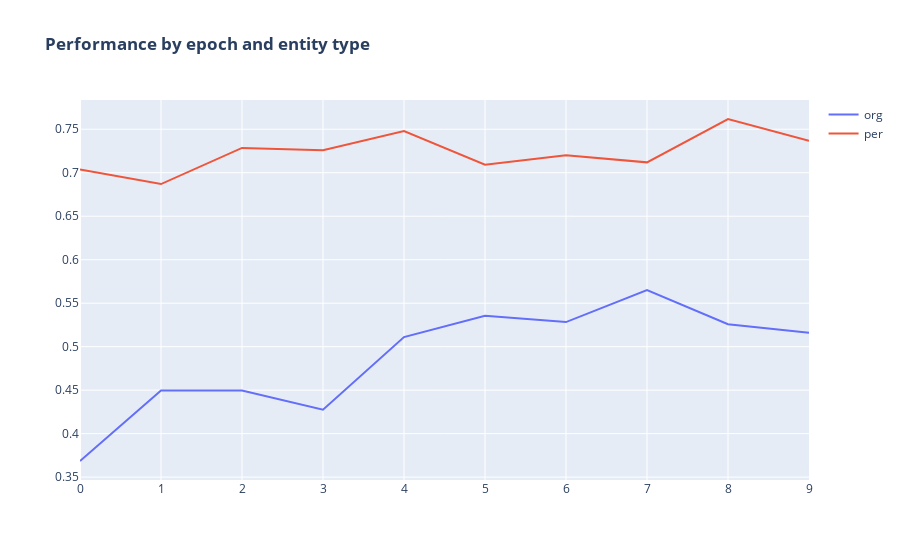

Write notebook code for a chart like this one.
### Code cell
data=[]
for ent in df_scores_per_ent.ent.unique():
    df_plot = df_scores_per_ent.loc[df_scores_per_ent.ent == ent]
    
    trace=go.Scatter(
                x=df_plot.epoch,
                y=df_plot.val_score,
                mode='lines',
                marker=dict(
                size=5
                ),
            name=ent,

            )
    data.append(trace)
    
figure=go.Figure(
    data=data,
    layout=go.Layout(
        title=f"<b>Performance by epoch and entity type",
    
    ))
iplot(figure)

### Figure 1 — Plotly figure (JSON) as saved in the notebook; plotly's stock layout.template omitted (floating-point values rounded to 4 significant figures)
{"data": [{"marker": {"size": 5}, "mode": "lines", "name": "org", "type": "scatter", "x": [0, 1, 2, 3, 4, 5, 6, 7, 8, 9], "y": [0.3686, 0.4496, 0.4496, 0.4275, 0.5111, 0.5356, 0.5283, 0.5651, 0.5258, 0.516]}, {"marker": {"size": 5}, "mode": "lines", "name": "per", "type": "scatter", "x": [0, 1, 2, 3, 4, 5, 6, 7, 8, 9], "y": [0.7036, 0.687, 0.7285, 0.7258, 0.7479, 0.7091, 0.7202, 0.7119, 0.7618, 0.7368]}], "layout": {"title": {"text": "<b>Performance by epoch and entity type"}}}
